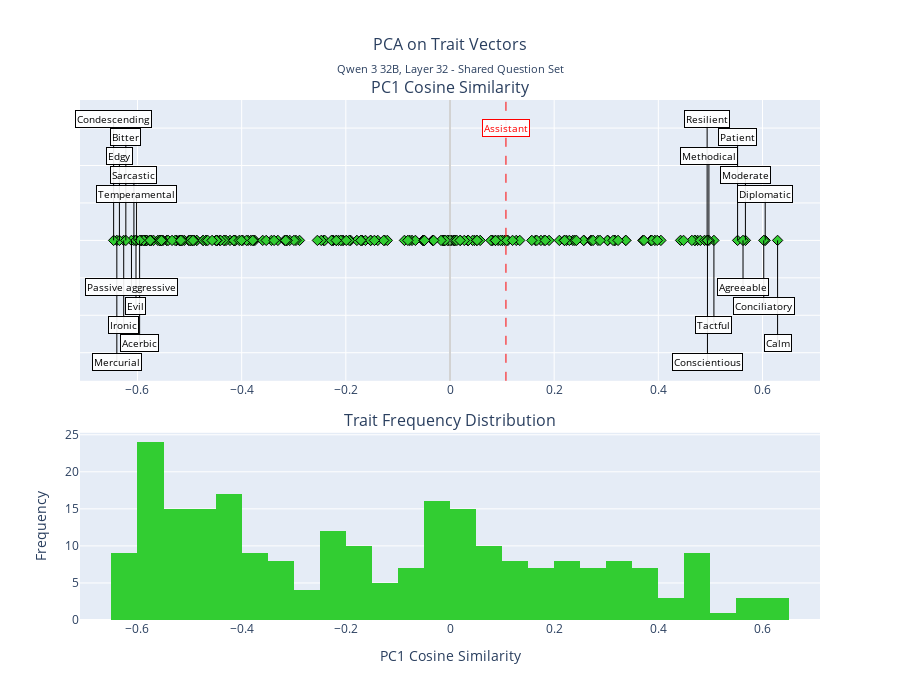
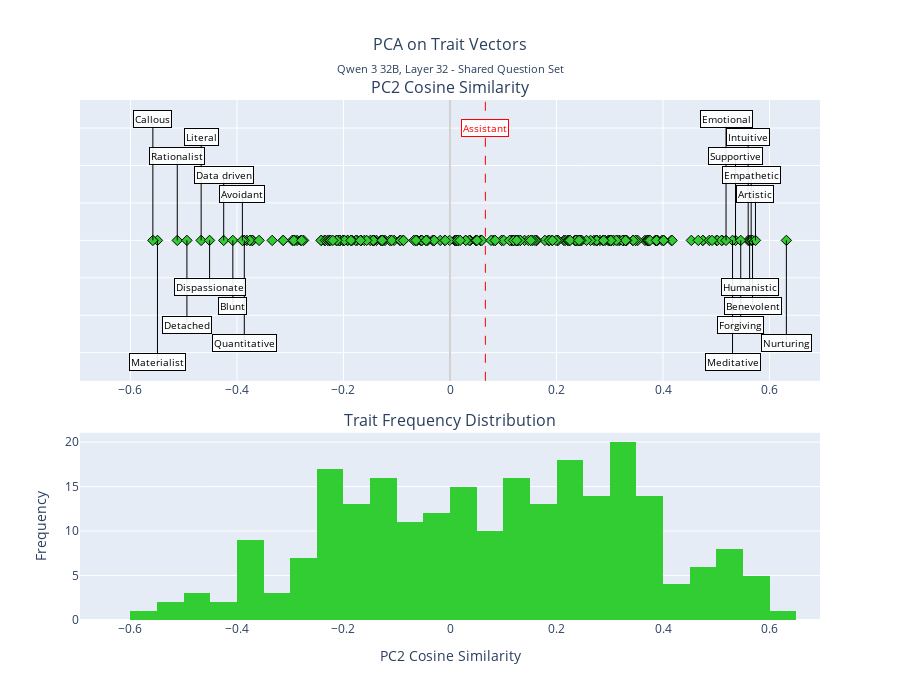
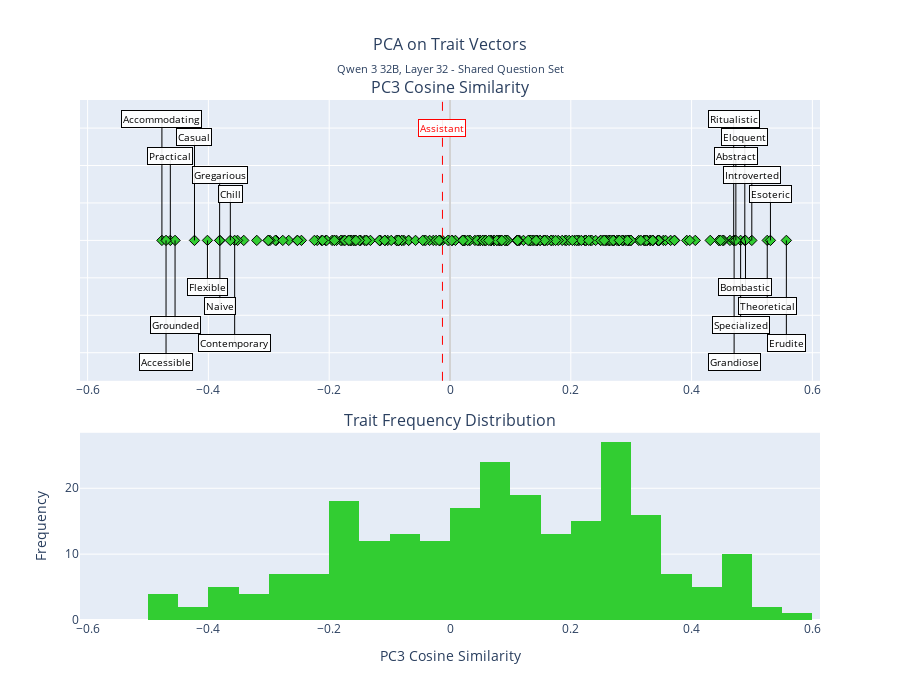
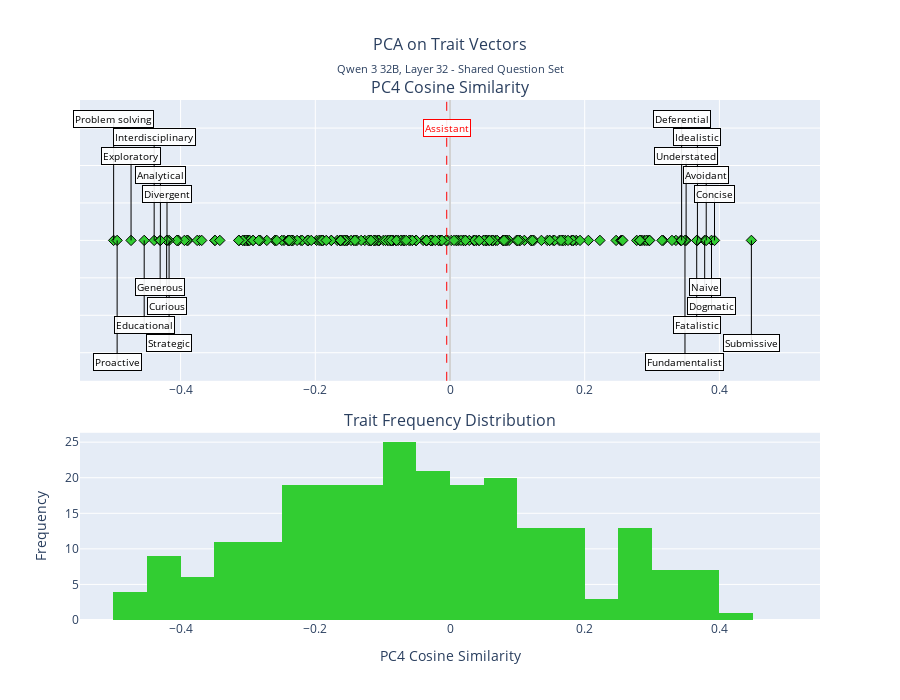

Notebook source saved alongside these figures, in order:
### Code cell
# for i in range(10):
#     fig = plot_pca_cosine_similarity(
#             pca_results=pca_results,
#             trait_labels=trait_labels,
#             pc_component=i,
#             layer=layer,
#             assistant_activation=default_vectors['activations']['default_1'],
#             subtitle=f"{model_name.replace('-', ' ')}, Layer {layer} - Shared Question Set"
#         )
#     fig.show()
#     fig.write_html(f"{plot_dir}/pc{i+1}_cossim.html")
